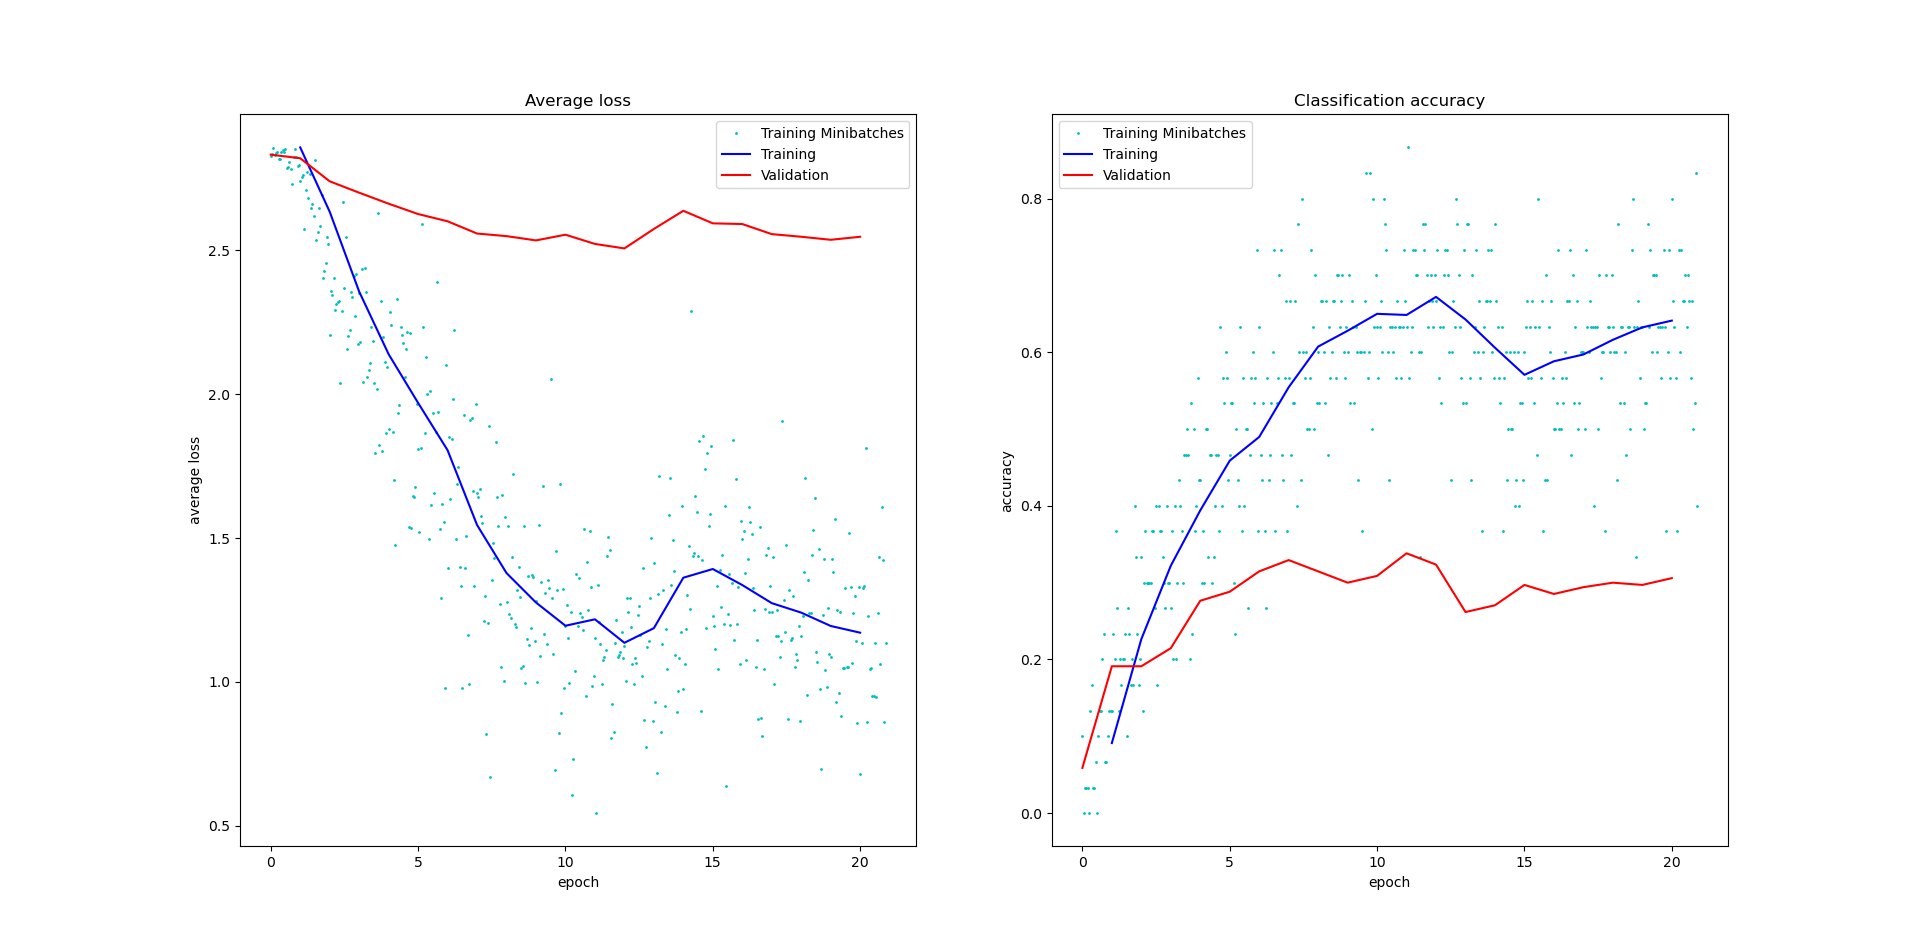

Recreate this plot in Python.
import torch
from torchvision import datasets
from torchvision.transforms import ToTensor
from torch.utils.data import DataLoader
import torch.nn as nn
import matplotlib.pyplot as plt
import torch.nn.functional as F
import torch.optim as optim
import numpy as np
from torchvision import transforms, datasets
import matplotlib.pyplot as plt

from torchvision.models import squeezenet1_1, SqueezeNet1_1_Weights


# https://www.robots.ox.ac.uk/~vgg/data/flowers/17/
# https://cs231n.github.io/transfer-learning/
# SOURCE: https://pytorch.org/hub/pytorch_vision_squeezenet/
train_dataset = datasets.ImageFolder(root='../data/oxford-flowers17/train', 
                                     transform=transforms.Compose([
                                        transforms.Resize(256),
                                        transforms.CenterCrop(224),
                                        transforms.ToTensor(),
                                        transforms.Normalize(mean=[0.485, 0.456, 0.406], std=[0.229, 0.224, 0.225]),
                                    ]))
valid_dataset = datasets.ImageFolder(root='../data/oxford-flowers17/val', 
                                     transform=transforms.Compose([
                                        transforms.Resize(256),
                                        transforms.CenterCrop(224),
                                        transforms.ToTensor(),
                                        transforms.Normalize(mean=[0.485, 0.456, 0.406], std=[0.229, 0.224, 0.225]),
                                    ]))
train_dataset_size = len(train_dataset)
valid_dataset_size = len(valid_dataset)
print(valid_dataset_size)
# print(train_dataset[0])
# plt.imshow(train_dataset[0][0])
# plt.show()

batch_size = 30
num_batches = train_dataset_size // batch_size
train_dataset_loader = torch.utils.data.DataLoader(train_dataset, shuffle=True, batch_size=batch_size)
valid_dataset_loader = torch.utils.data.DataLoader(valid_dataset, shuffle=False, batch_size=1)

class ScratchNet(nn.Module):

    def __init__(self):
        super().__init__()
        self.features = nn.Sequential(
            nn.Conv2d(3, 20, 3),
            nn.ReLU(),
            nn.Dropout(),
            nn.MaxPool2d(2, 2),
            nn.Conv2d(20, 30, 3),
            nn.Dropout(),
            nn.ReLU(),
            nn.MaxPool2d(2, 2),
            nn.Conv2d(30, 10, 3),
            nn.Dropout(),
            nn.ReLU(),
            nn.MaxPool2d(2, 2),
        )
        self.classifier = nn.Sequential( # adapted from pytorch source code
            nn.Flatten(),
            nn.Linear(40560*10//60, 4096),
            nn.ReLU(),
            nn.Linear(4096, 17),
            nn.ReLU()
        )

    def forward(self, x):
        x = self.features(x)
        x = self.classifier(x)
        return x
    
max_iter = 20
learning_rate = 1e-3
model = ScratchNet()

loss_function = nn.CrossEntropyLoss()
optimizer = torch.optim.SGD(model.parameters(), lr=learning_rate, weight_decay=1e-4, nesterov=True, momentum=0.9)

train_loss = []
train_loss_overall = []
train_acc = []
train_acc_overall = []
valid_loss = []
valid_acc = []
for epoch in range(max_iter + 1):

    cum_valid_correct = 0
    cum_valid_loss = 0
    with torch.no_grad():
        model.eval()
        for x, y in valid_dataset_loader:
            y_probs = model.forward(x)
            _, y_pred = torch.max(y_probs, dim=1)
            cum_valid_correct += torch.eq(y_pred, y).sum().item()
            loss = loss_function(y_probs, y)
            cum_valid_loss += loss.item() # loss is tensor
    valid_loss.append(cum_valid_loss / valid_dataset_size)
    valid_acc.append(cum_valid_correct / valid_dataset_size)
    print(f"Epoch {epoch} valid: {cum_valid_loss/valid_dataset_size} {cum_valid_correct/valid_dataset_size}")

    if epoch == max_iter: break

    cum_loss = 0
    cum_correct = 0
    model.train()
    for i, (x, y) in enumerate(train_dataset_loader):
        optimizer.zero_grad()
        y_probs = model.forward(x)
        _, y_pred = torch.max(y_probs, dim=1)
        loss = loss_function(y_probs, y)
        loss.backward()
        optimizer.step()

        correct = torch.eq(y_pred, y).sum().item()
        cum_correct += correct
        cum_loss += loss.item() * batch_size# loss is tensor
        train_loss.append(loss.item())
        train_acc.append(correct / batch_size)
        if i % (num_batches // 6) == 0:
            print(f"Epoch {epoch} batch {i} loss: {cum_loss} acc: {cum_correct}")


    train_loss_overall.append(cum_loss / train_dataset_size)
    train_acc_overall.append(cum_correct / train_dataset_size)
    print(f"Epoch {epoch} loss: {cum_loss} acc:{cum_correct/train_dataset_size}")

fig, ax = plt.subplots(1, 2)
ax[0].plot(np.arange(len(train_loss))/num_batches, train_loss, 'co', markersize=1)
ax[0].plot(np.arange(1, max_iter+1), train_loss_overall, 'b-')
ax[0].plot(np.arange(0, max_iter+1), valid_loss, 'r-')
ax[0].legend(['Training Minibatches', 'Training', 'Validation'])
ax[0].set_xlabel('epoch')
ax[0].set_ylabel('average loss')
ax[0].set_title("Average loss")
ax[1].plot(np.arange(len(train_acc))/num_batches, train_acc, 'co', markersize=1)
ax[1].plot(np.arange(1, max_iter+1), train_acc_overall, 'b-')
ax[1].plot(np.arange(0, max_iter+1), valid_acc, 'r-')
ax[1].legend(['Training Minibatches', 'Training', 'Validation'])
ax[1].set_xlabel('epoch')
ax[1].set_ylabel('accuracy')
ax[1].set_title("Classification accuracy")
plt.show()
